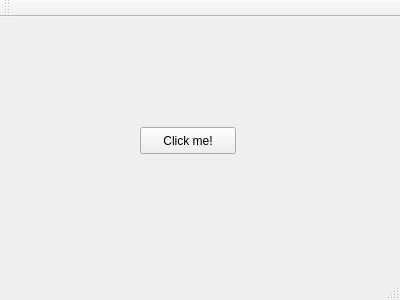
<?xml version="1.0" encoding="UTF-8"?>
<ui version="4.0">
 <class>MainWindow</class>
 <widget class="QMainWindow" name="MainWindow">
  <property name="geometry">
   <rect>
    <x>0</x>
    <y>0</y>
    <width>400</width>
    <height>300</height>
   </rect>
  </property>
  <property name="windowTitle">
   <string>MainWindow</string>
  </property>
  <widget class="QWidget" name="centralWidget">
   <widget class="QPushButton" name="pushButton">
    <property name="geometry">
     <rect>
      <x>140</x>
      <y>110</y>
      <width>96</width>
      <height>27</height>
     </rect>
    </property>
    <property name="text">
     <string>Click me!</string>
    </property>
   </widget>
  </widget>
  <widget class="QMenuBar" name="menuBar">
   <property name="geometry">
    <rect>
     <x>0</x>
     <y>0</y>
     <width>400</width>
     <height>25</height>
    </rect>
   </property>
  </widget>
  <widget class="QToolBar" name="mainToolBar">
   <attribute name="toolBarArea">
    <enum>TopToolBarArea</enum>
   </attribute>
   <attribute name="toolBarBreak">
    <bool>false</bool>
   </attribute>
  </widget>
  <widget class="QStatusBar" name="statusBar"/>
 </widget>
 <layoutdefault spacing="6" margin="11"/>
 <resources/>
 <connections/>
</ui>
